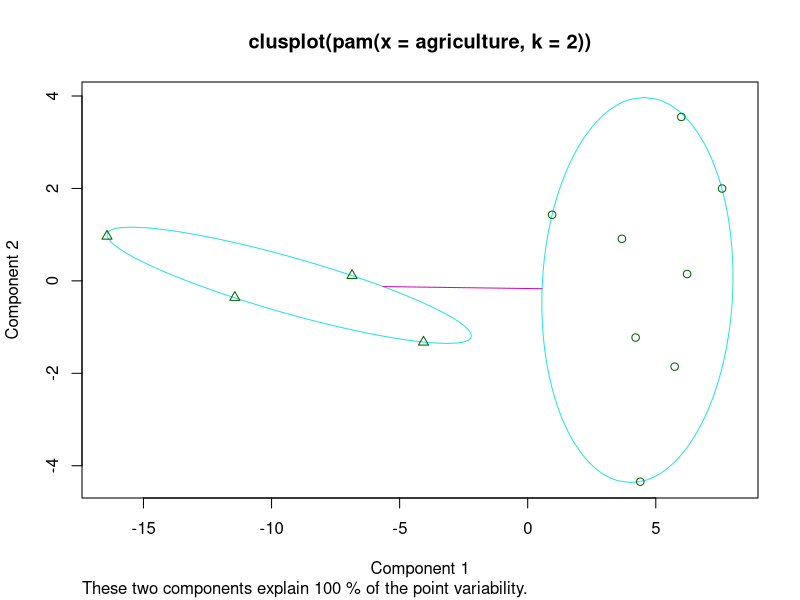
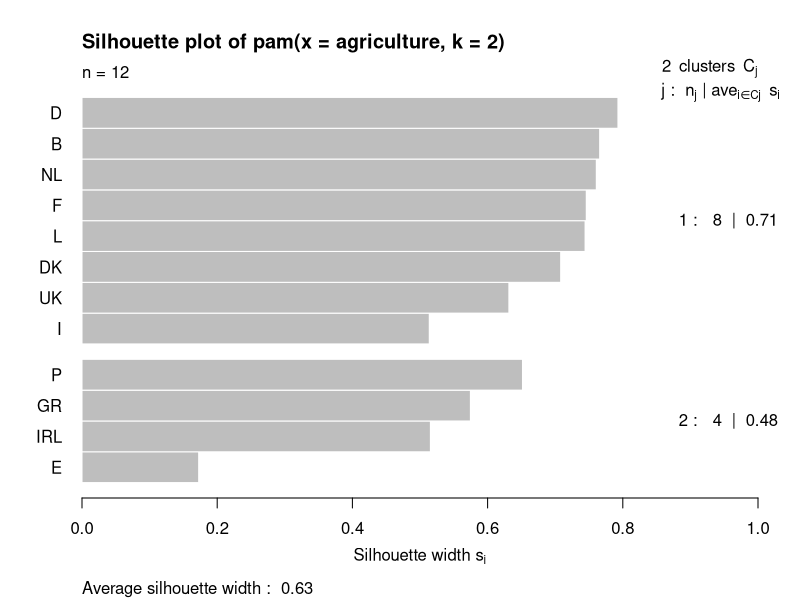
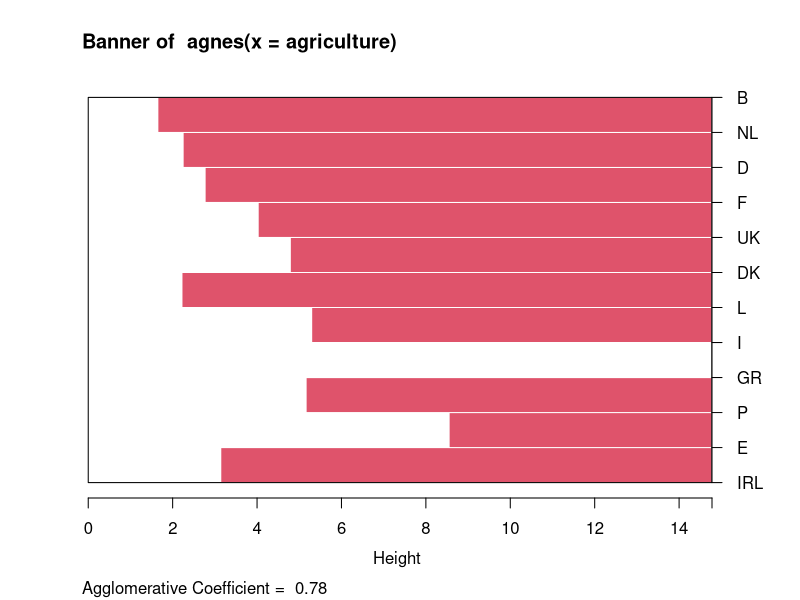
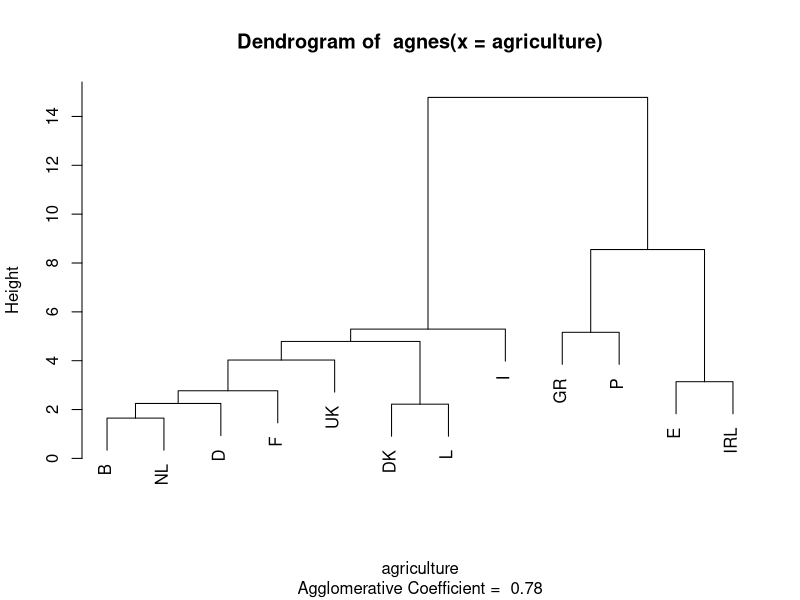
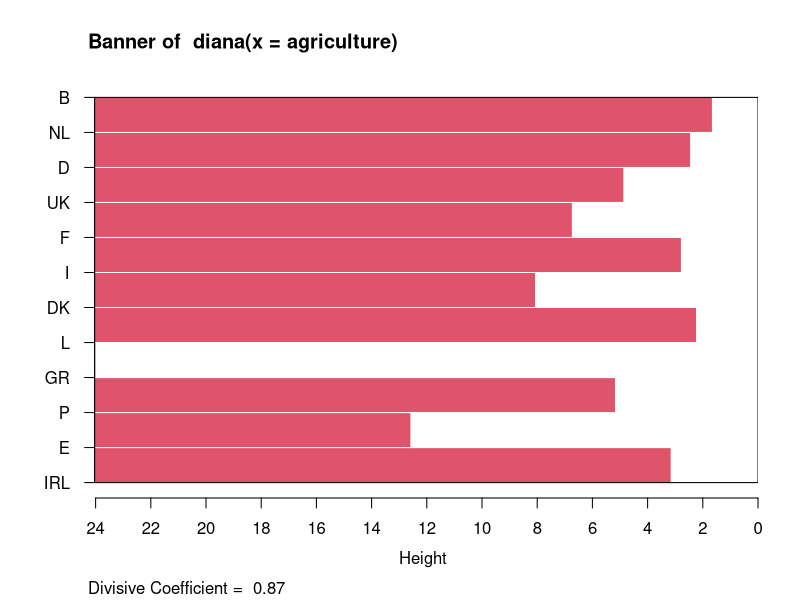
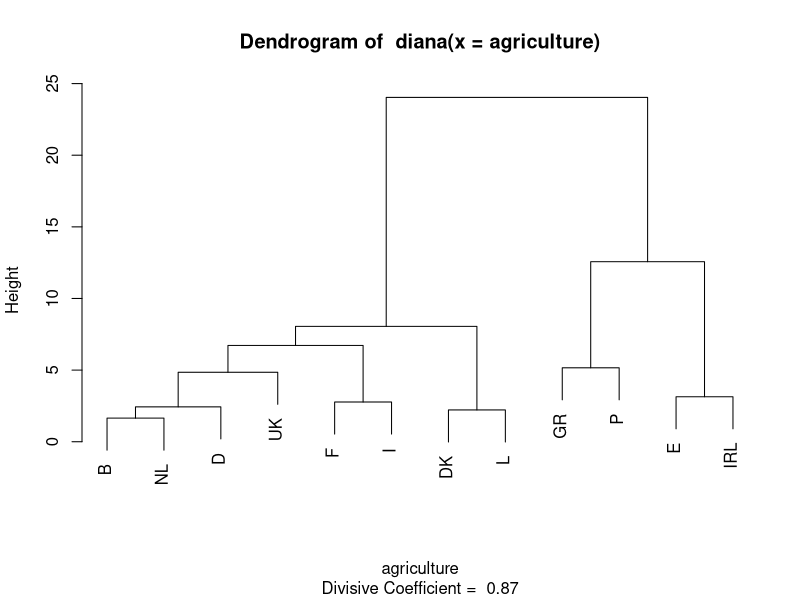

R code for these plots, in order:
library(cluster)


### Name: agriculture
### Title: European Union Agricultural Workforces
### Aliases: agriculture
### Keywords: datasets

### ** Examples

data(agriculture)

## Compute the dissimilarities using Euclidean metric and without
## standardization
daisy(agriculture, metric = "euclidean", stand = FALSE)

## 2nd plot is similar to Figure 3 in Struyf et al (1996)
plot(pam(agriculture, 2))

## Plot similar to Figure 7 in Struyf et al (1996)
## Not run: plot(agnes(agriculture), ask = TRUE)
## Don't show: 
plot(agnes(agriculture))
## End(Don't show)

## Plot similar to Figure 8 in Struyf et al (1996)
## Not run: plot(diana(agriculture), ask = TRUE)
## Don't show: 
plot(diana(agriculture))
## End(Don't show)
